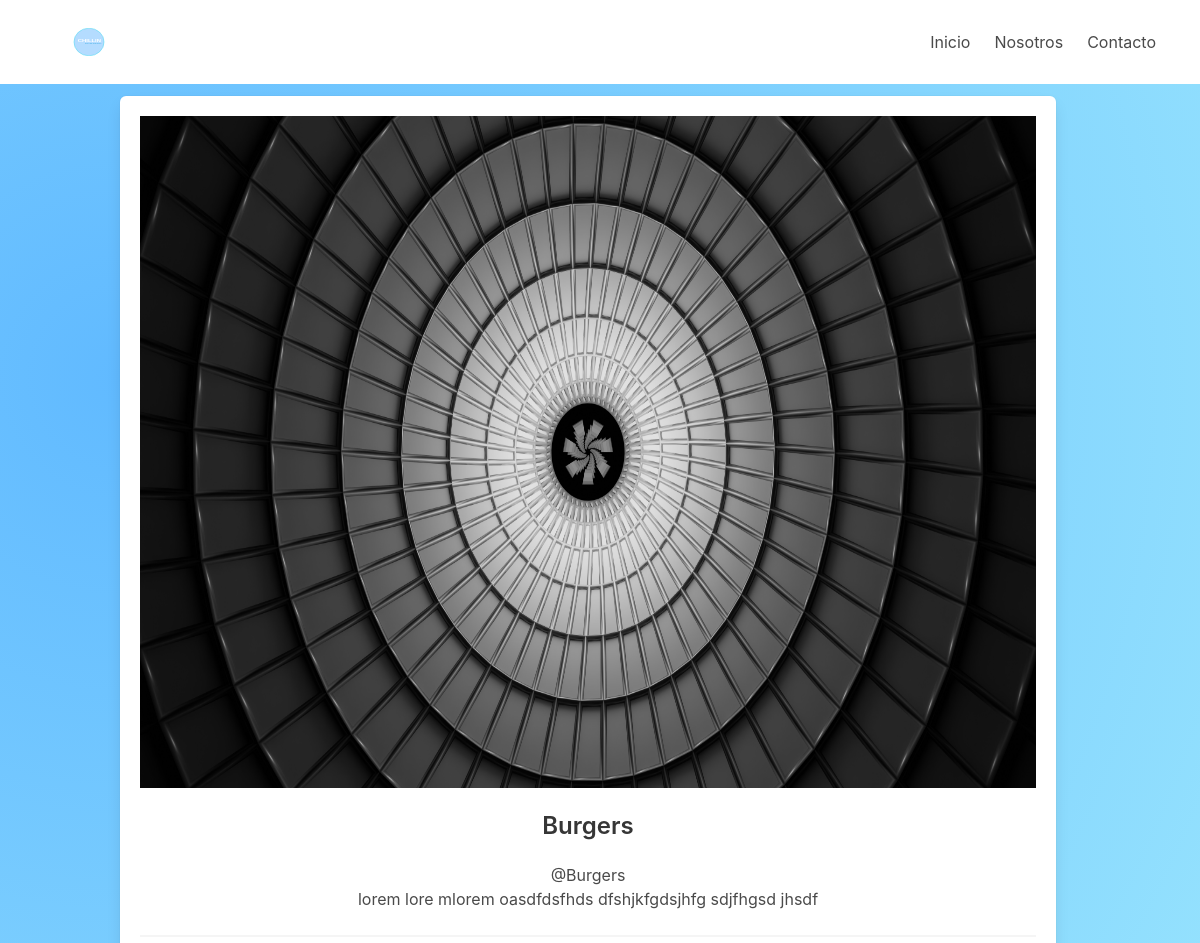
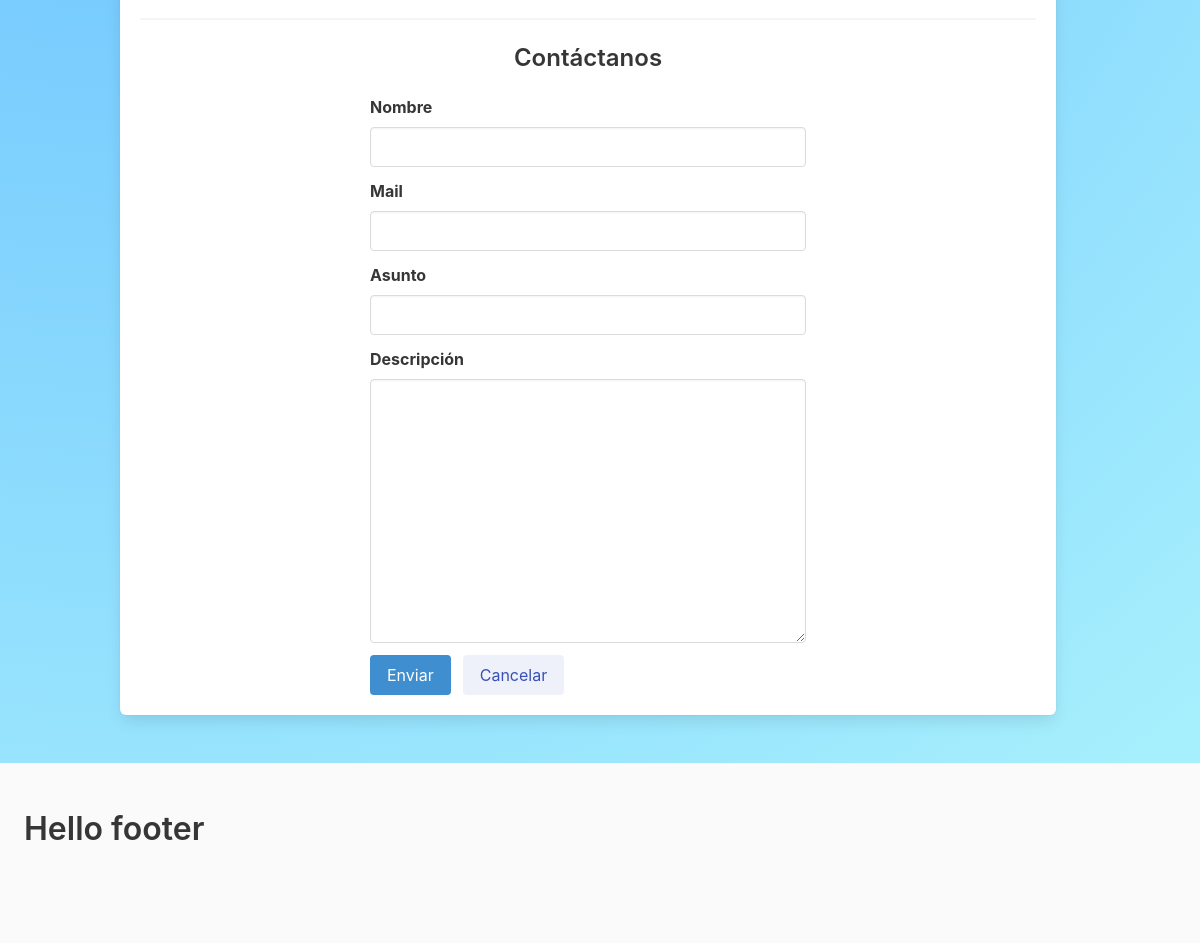
Page /burgery on the committed database (2 pictures, top to bottom).
### core/models.py (models this page shows, shortened)
class Negocio(models.Model):
    title = models.CharField(max_length=255)
    negocio_slug = models.SlugField(max_length=255, unique=True)
    category = models.ForeignKey(Category, related_name="negocios", on_delete=models.CASCADE)
    image = models.ImageField(upload_to ='uploads/', blank=True, null=True)
    description = models.TextField()

### core/views.py (the view, shortened to what this page needs)
# urls.py: path('<slug:slug>', NegocioDetailView.as_view(), name='detail'),
class NegocioDetailView(FormMixin, DetailView):
    model = Negocio
    form_class = ContactForm
    template_name = 'detail.html'
    slug_field = 'negocio_slug'
    context_object_name = 'negocio'
    def  get_context_data(self, **kwargs):
        context = super().get_context_data(**kwargs)
        return context

### core/forms.py
class ContactForm(forms.ModelForm):
    class Meta:
        model = Contacto
        fields = ['name', 'mail', 'subject', 'description']

### core/models.py (called while the page is built)
    def __str__(self):
        return self.name

### core/templates/detail.html (shortened to what this page needs)
{% extends 'base.html' %}
{% load widget_tweaks %}
{% block content %}
<br><br>
<div class="container container2">
  <div class="tile is-ancestor">
      <div class="tile is-parent padre">
        <div class="tile is-child box">
          <figure class="image is-4by3">
            <img src="{{ negocio.image.url }}">
          </figure>
          <br>
          <p class="title has-text-centered is-4">{{ negocio.title }}</p>
          <p class="sub-title has-text-centered">@{{ negocio.title }}</p>
          <p class="content has-text-centered">{{ negocio.description }}</p>
          <hr><hr>
          <h1 class="title is-4 has-text-centered">Contáctanos</h1>
  <div class="columns is-centered">
    <div class="column  is-half">
      <form method="POST" class="">
        <div class="field">
          <label class="label">Nombre</label>
          <div class="control">
            {% render_field form.name class="input"%}
          </div>
        </div>
        <div class="field">
          <label class="label">Mail</label>
          <div class="control">
            {% render_field form.mail class="input" %}
          </div>
        </div>
        <div class="field">
          <label class="label">Asunto</label>
          <div class="control">
            {% render_field form.subject class="input" %}
          </div>
        </div>
        <div class="field">
          <label class="label">Descripción</label>
          <div class="control">
            {% render_field form.description class="textarea" %}
          </div>
        </div>
        <div class="field is-grouped">
          <div class="control">
            <button onclick="myFunction()" class="button is-info">Enviar</button>
          </div>
          <div class="control">
            <button class="button is-link is-light">Cancelar</button>
          </div>
        </div>
      </form>
    </div>
  </div>
        </div>
      </div>
    </div>
</div>
<br><br>
{% endblock %}

### static/css/main.css (style rules this page uses)
body { background-image: radial-gradient( circle farthest-corner at 10% 20%, rgba(97,186,255,1) 0%, rgba(166,239,253,1) 90.1% ); }
.is-ancestor { width: 100%; display: flex; flex-wrap: wrap; }

### rows in the picture
Negocio: image (picture), title "Burgers", description "lorem lore mlorem oasdfdsfhds dfshjkfgdsjhfg sdjfhgsd jhsdf"
